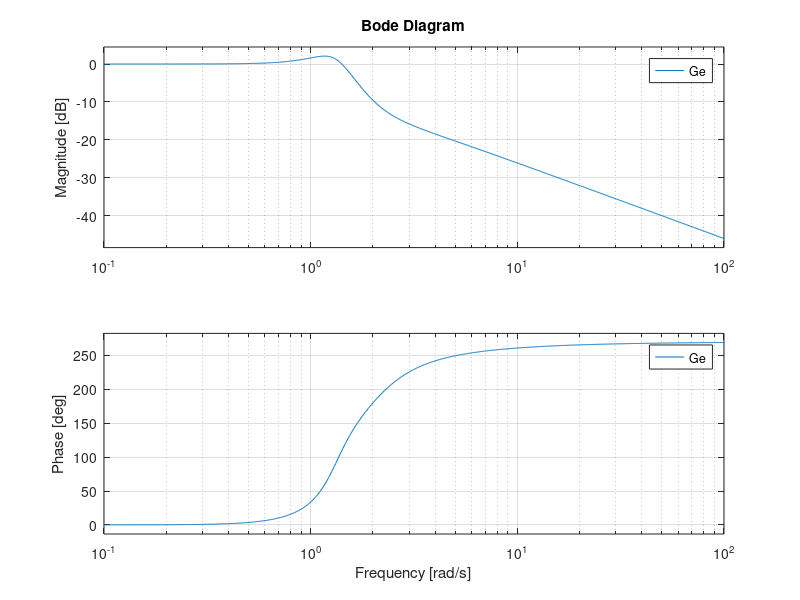
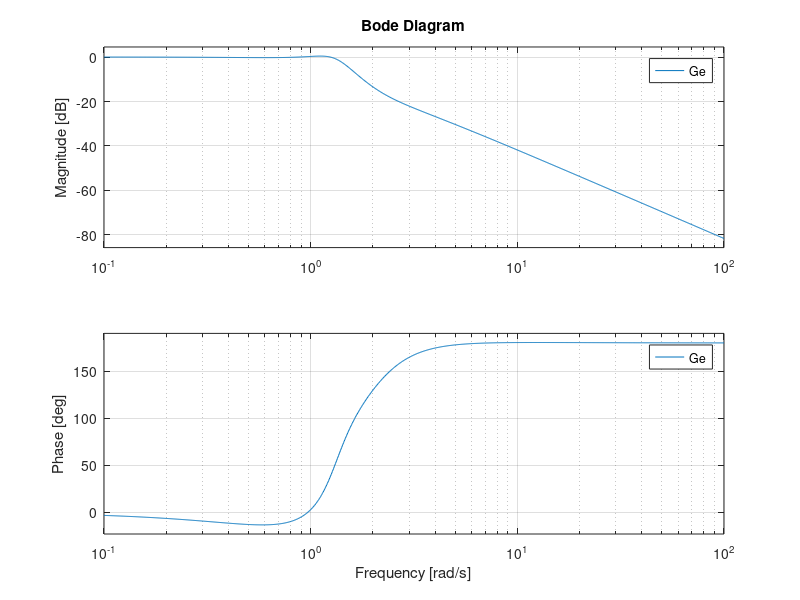
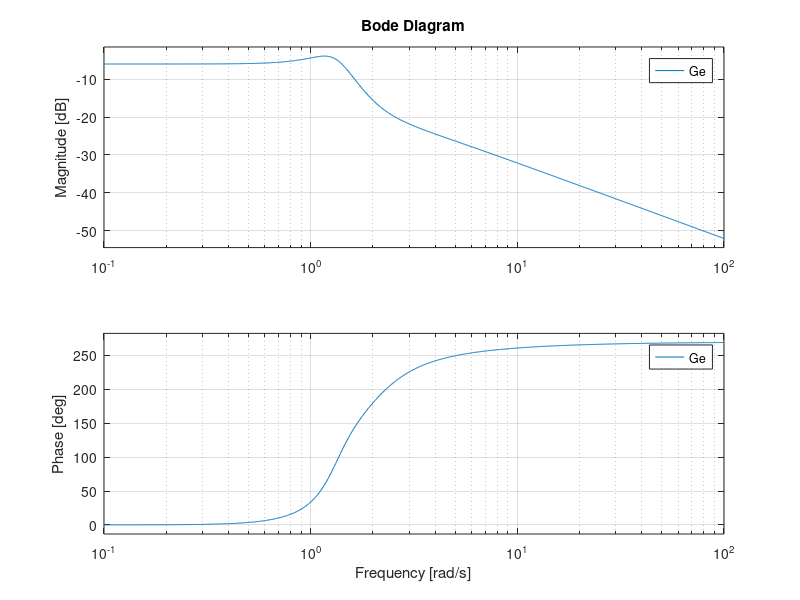

Here is the MATLAB script that generated these plots, in order: (Note: this script raises an error after producing the figures.)
%%%% Quick TF tests
clearvars;
close all;

s = tf([1, 0],1);
Kp = 1;
Kd = 0.5;
Ki = 2;

ka = 0.5;
tau = 0.6;

%% Const spacing, integral controller
A = [0 1 0; 0 0 1; -Ki -Kp -Kd];
B = [0; 0; 1];
C = [0, 1, 0];
D = 0;
systf = tf(ss(A, B, C, D));
inputtf = (Ki/s + Kp + Kd*s);
acceltf = inputtf;
Ge = systf*acceltf;% 'i' to 'i-1' error
figure;bode(Ge);

%% Const spacing with engine dynamics
inputtf = (Ki/s + Kp + Kd*s);
acceltf = inputtf/(tau*s+1);
Ge = systf*acceltf;% 'i' to 'i-1' error
figure; bode(Ge);

% Checking analytical magnitude
omega = logspace(-1, 2, 100);

magCheck = ((-Kd*omega.^2+Ki).^2 + (Kp*omega).^2)./...
    ((tau*omega.^4-Kd*omega.^2+Ki).^2 + (-omega.^3+Kp*omega).^2);
figure;
plot(log10(omega), 10*log10(magCheck));

%% Const spacing with leader acceleration
systf = (1-ka)*systf;
acceltf = (Ki/s + Kp + Kd*s);
Ge = systf*acceltf;% 'i' to 'i-1' error
bode(Ge)

% Checking analytical magnitude
% omega = logspace(-1, 2, 100);
% 
% magCheck = (1-ka)^2 * ((-Kd*omega.^2+Ki).^2 + (Kp*omega).^2)./...
%     ((-Kd*omega.^2+Ki).^2 + (-omega.^3+Kp*omega).^2);
% figure;
% plot(log10(omega), 10*log10(magCheck));

%% Const time headway
% h = 1;
A = [0 1 0; -h*Ki -h*Kp 1-h*Kd; -Ki -Kp -Kd];
B = [0; 0; 1];
C = [0 1 0];
D = 0;
sysss = ss(A, B, C, D);
systf = tf(sysss);

% x0 = [0; 1; -1];
% t = 0:0.1:20;
% uExt = zeros(length(t), 1);
% [y, t, x] = lsim(sysss, uExt, t, x0);
% 
% K = [Ki, Kp, Kd];
% u = K*x';
% plot(t, x); hold on;
% plot(t, u);
% legend('\int e_g', 'e_g', 'e_v', 'u');

% figure; bode(systf);

acceltf = 1/(1-Kd*h) * (Ki/s + Kp + Kd*s);
errorstf = systf*acceltf;
figure; bode(errorstf);

% omega = logspace(-2, 3, 100);
% 
% magCheck = (1/(1-h*Kd)^2) * ((-h*Kd*omega.^3+(h*Ki+Kp)*omega).^2 + (-(h*Kp+Kd)*omega.^2+Ki).^2)./...
%     ((-omega.^3+(h*Ki+Kp)*omega).^2 + (-(h*Kp+Kd)*omega.^2+Ki).^2);
% figure;
% plot(log10(omega), 10*log10(magCheck));

%% Const headway with leader acceleration
h = 0.33;
ka = 0.3;
Kd = 2;
Kp = 5;
Ki = 1;

A = [0 1 0; -h*Ki -h*Kp 1-h*Kd; -Ki -Kp -Kd];
B = [0; -h*ka; 1-ka];
C = [0 1 0];
D = 0;
sysss = ss(A, B, C, D);
systf = tf(sysss);

if (ka+2*h*Kd)<2 && h*Kd*(1+ka)<1 && (ka+h*Kd)<1
    disp('Could be string stable')
end

acceltf = 1/(1-Kd*h) * (Ki/s + Kp + Kd*s);
errorstf = systf*acceltf;
figure; bode(errorstf);

omega = logspace(-2, 3, 100);

% magCheck = (1/(1-h*Kd)^2) * ((-h*Kd*omega.^3+(h*Ki+Kp)*omega).^2 + (-(h*Kp+Kd)*omega.^2+Ki).^2)./...
%     ((-omega.^3+(h*Ki+Kp)*omega).^2 + (-(h*Kp+Kd)*omega.^2+Ki).^2);
% figure;
% plot(log10(omega), 10*log10(magCheck));
%% Const headway with filtered leader acceleration
h = 0.3;
ka = 0.3;
Kd = 2.5;
Kp = 2;
Ki = 0.5;
F = ka/(h*s+1);
% newSystf = tf([1-h*Kd-h*ka -h*Kd*ka 0], conv([1 ka], systf.den{1}));
newSystf = (-(h*s+1)*F+1-h*Kd)*s * tf(1, systf.den{1}); % code won't work because the numerator is zero
acceltf = 1/(1-Kd*h) * (Ki/s + Kp + Kd*s);

newErrorstf = newSystf*acceltf;
figure; bode(newErrorstf);

%% Const headway with accel dynamics
h = 0.5;
tau = 0.5;
tau2 = 1;
A = [0 1 0 0; 0 0 1 -h; 0 0 0 -1; Ki/tau Kp/tau Kd/tau -1/tau];
B = [0; 0; 1; 0];
C = [0 1 0 0];
D = 0;

sysss = ss(A,B,C,D);
systf = tf(sysss);

acceltf = (Kd*s+Kp+Ki/s)/(tau2*s+1-h*Kd);

errortf = systf*acceltf;
figure; bode(errortf)
figure; step(errortf)

%% KP controller with double integrator
% G = tf(1, [1 0 0]);
% C = tf([Kd Kp], 1);
% CG = series(C, G);
% sys = feedback(C*G, 1);
% 
% n = 5;
% figure; hold on;
% leg = cell(n, 1);
% % legStr = '';
% for k = 1:n
%     step(sys)
%     sys = sys*sys;
% %     legStr = [legStr ];
%     leg{k} = ['G_' num2str(k) '(s)'];
% end
% grid;
% legend(leg);



%% Closed-loop Response to vl in const spacing
% % C = -(Kp + Kd*s);
% C =  -(Kp + Kd*s+ Ki/s);
% Gvl = 1/s;
% Hvl = -1/s*C;
% Gcl = feedback(Gvl, Hvl);
% bode(Gcl)